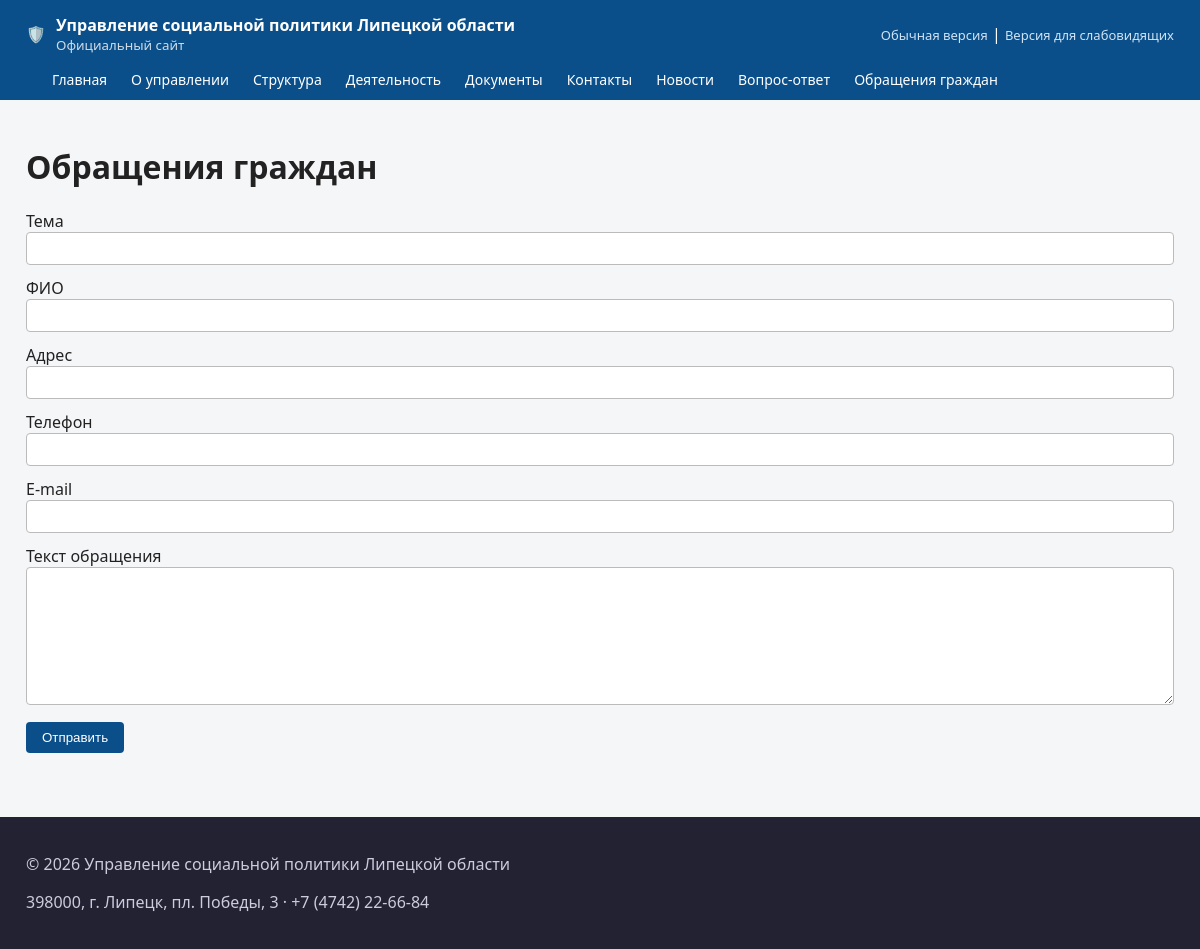
Page /reception/ on the committed database.
### app/db.py (models this page shows)
class Setting(db.Model):
    __tablename__ = 'settings_params'
    id = db.Column(db.Integer, primary_key=True)
    name = db.Column(db.String(100), unique=True)
    title = db.Column(db.String(255))
    value = db.Column(db.Text)
    sort = db.Column(db.Integer, default=100)

class MenuItem(db.Model):
    __tablename__ = 'menu_items'
    id = db.Column(db.Integer, primary_key=True)
    title = db.Column(db.String(255), nullable=False)
    link = db.Column(db.String(255))
    parent_id = db.Column(db.Integer, db.ForeignKey('menu_items.id'))
    sort = db.Column(db.Integer, default=100)
    active = db.Column(db.Boolean, default=True)
    css = db.Column(db.String(64))
    children = db.relationship('MenuItem', backref=db.backref('parent', remote_side=[id]),
                               order_by='MenuItem.sort')

### app/frontend.py (the view, shortened to what this page needs)
@bp.route('/reception/', methods=['GET', 'POST'])
def reception():
    return render_template('reception/form.html')

### app/backend.py (called while the page is built)
@bp.app_context_processor
def inject_backend_menu():
    return {}

### app/frontend.py (called while the page is built)
def site_settings():
    return {s.name: s.value for s in Setting.query.all()}

@bp.app_context_processor
def inject_globals():
    return dict(
        main_menu=MenuItem.query.filter_by(active=True).order_by(MenuItem.sort).all(),
        settings=site_settings(),
    )

### templates/reception/form.html (shortened to what this page needs)
{% extends 'base.html' %}
{% block content %}
<h1>Обращения граждан</h1>
<form method="post" class="form">
  <label>Тема <input name="subject" required></label>
  <label>ФИО <input name="fio" required></label>
  <label>Адрес <input name="address"></label>
  <label>Телефон <input name="phone"></label>
  <label>E-mail <input name="email" type="email"></label>
  <label>Текст обращения <textarea name="body" rows="8" required></textarea></label>
  <button type="submit">Отправить</button>
</form>
{% endblock %}

### templates/base.html (shortened to what this page needs)
<!DOCTYPE html>
<html lang="ru">
<head>
  <link rel="stylesheet" href="{{ url_for('static', filename='style.css') }}">
</head>
<body>
<header class="site-header">
  <div class="container header-row">
    <a class="logo" href="/">
      <span class="logo-emblem">🛡️</span>
      <span class="logo-text">
        <strong>{{ settings.get('site_name', 'Управление социальной политики Липецкой области') }}</strong>
        <small>Официальный сайт</small>
      </span>
    </a>
    <div class="version-switch">
      <a href="/?version=original">Обычная версия</a> |
      <a href="/?version=special">Версия для слабовидящих</a>
    </div>
  </div>
  <nav class="main-nav container">
    <ul>
      <li><a href="/">Главная</a></li>
      {% for item in main_menu %}
        <li><a href="{{ item.link or ('/page/' ~ item.id) }}">{{ item.title }}</a></li>
      {% endfor %}
      <li><a href="/news/">Новости</a></li>
      <li><a href="/faq/">Вопрос-ответ</a></li>
      <li><a href="/reception/">Обращения граждан</a></li>
    </ul>
  </nav>
</header>
<main class="container">
  {% block content %}{% endblock %}
</main>
<footer class="site-footer">
  <div class="container">
    <p>© {{ settings.get('year', '2026') }} {{ settings.get('site_name', 'Управление социальной политики Липецкой области') }}</p>
    <p>{{ settings.get('address', 'г. Липецк') }} · {{ settings.get('phone', '') }}</p>
  </div>
</footer>
</body>
</html>

### static/style.css (style rules this page uses)
* { box-sizing:border-box }
body { font-family:"Segoe UI",Roboto,Arial,sans-serif;margin:0;color:#222;background:#f5f6f8 }
.container { max-width:1180px;margin:0 auto;padding:0 16px }
.site-header { background:#0b4f8a;color:#fff }
.header-row { display:flex;justify-content:space-between;align-items:center;padding:14px 16px }
.logo { color:#fff;text-decoration:none;display:flex;gap:10px;align-items:center }
.logo-text small { display:block;font-weight:normal;opacity:.8 }
.version-switch a { color:#cfe3f5;text-decoration:none;font-size:13px }
.main-nav ul { list-style:none;display:flex;flex-wrap:wrap;gap:4px;margin:0;padding:0 16px 10px }
.main-nav a { color:#fff;text-decoration:none;padding:6px 10px;border-radius:4px;font-size:14px }
main.container { padding:24px 16px;min-height:60vh }
.form label { display:block;margin-bottom:12px }
.form input,.form textarea { width:100%;padding:8px;border:1px solid #bbb;border-radius:4px }
button,.btn { background:#0b4f8a;color:#fff;border:0;padding:8px 16px;border-radius:4px;cursor:pointer;text-decoration:none;display:inline-block }
.site-footer { background:#223;margin-top:40px;color:#ccd;padding:20px 0 }

### rows in the picture
Setting: get "Управление социальной политики Липецкой области"
MenuItem: title "О управлении"
MenuItem: title "Структура"
MenuItem: title "Деятельность"
MenuItem: title "Документы"
MenuItem: title "Контакты"
Setting: get "398000, г. Липецк, пл. Победы, 3"
Setting: get "+7 (4742) 22-66-84"

### other values in the picture
{{ settings.get('year', '2026') }} "2026"
